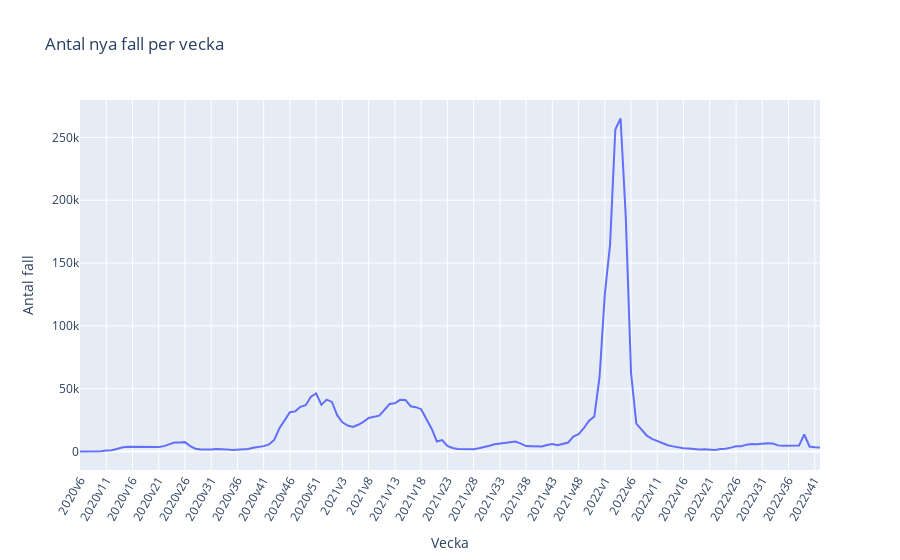

The notebook cell this image was saved under:
### Markdown cell above
d) Drawing a line diagram that shows "nya fall per vecka" from 2020v6 until now

### Code cell
# select the columns "Vecka" and "Antal_fall_vecka"
fall_per_vecka = veckodata_riket[["Vecka", "Antal_fall_vecka"]]

# set the index to "Vecka"
fall_per_vecka.set_index("Vecka", inplace=True)

# plot using seaborn
antal_fall_vecka_seaborn = sns.lineplot(data=fall_per_vecka, x=fall_per_vecka.index, y="Antal_fall_vecka")
antal_fall_vecka_seaborn.set_xticks(fall_per_vecka.index[::5])
antal_fall_vecka_seaborn.set_xticklabels(fall_per_vecka.index[::5], rotation=60)
antal_fall_vecka_seaborn.set_xlabel("Vecka")
antal_fall_vecka_seaborn.set_ylabel("Antal fall")
antal_fall_vecka_seaborn.set_title("Antal nya fall per vecka")

# plot using plotly express
antal_fall_vecka_plotly = px.line(fall_per_vecka, x=fall_per_vecka.index, y="Antal_fall_vecka", title="Antal nya fall per vecka")
antal_fall_vecka_plotly.update_xaxes(title_text="Vecka", tickvals=fall_per_vecka.index[::5], tickangle=300)
antal_fall_vecka_plotly.update_yaxes(title_text="Antal fall")

antal_fall_vecka_plotly.show()

### Figure 1 — Plotly figure (JSON) as saved in the notebook; plotly's stock layout.template omitted (floating-point values rounded to 4 significant figures; data arrays with more than 128 entries replaced by an {"elided": "..."} marker saying what was removed)
{"data": [{"hovertemplate": "Vecka=%{x}<br>Antal_fall_vecka=%{y}<extra></extra>", "legendgroup": "", "line": {"color": "#636efa", "dash": "solid"}, "marker": {"symbol": "circle"}, "mode": "lines", "name": "", "orientation": "v", "showlegend": false, "type": "scatter", "x": {"elided": "142 str values"}, "xaxis": "x", "y": {"elided": "142 int values"}, "yaxis": "y"}], "layout": {"legend": {"tracegroupgap": 0}, "title": {"text": "Antal nya fall per vecka"}, "xaxis": {"anchor": "y", "domain": [0, 1], "tickangle": -60, "tickvals": ["2020v6", "2020v11", "2020v16", "2020v21", "2020v26", "2020v31", "2020v36", "2020v41", "2020v46", "2020v51", "2021v3", "2021v8", "2021v13", "2021v18", "2021v23", "2021v28", "2021v33", "2021v38", "2021v43", "2021v48", "2022v1", "2022v6", "2022v11", "2022v16", "2022v21", "2022v26", "2022v31", "2022v36", "2022v41"], "title": {"text": "Vecka"}}, "yaxis": {"anchor": "x", "domain": [0, 1], "title": {"text": "Antal fall"}}}}
